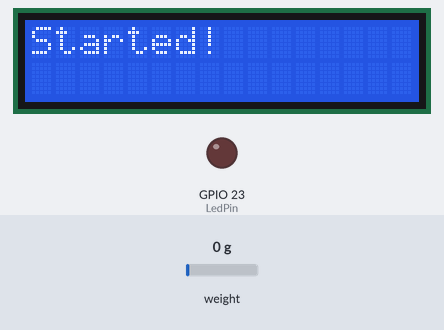
A sketch run on a simulated ESP32. On the bench: 16×2 character LCD, output pins drawn as LEDs (lit = HIGH). Inputs (shaded band) come from the test bench; at power-on: weight on the scale 0 g. WiFi joins after 1.5 s; servers stay silent unless stated; uploads are accepted with an empty reply; the local clock reads 2024-03-15 10:24:30 at power-on unless the sketch sets it; what the sketch prints to the serial monitor is not drawn.

Above: at 2.6 s.
At 4.3 s:
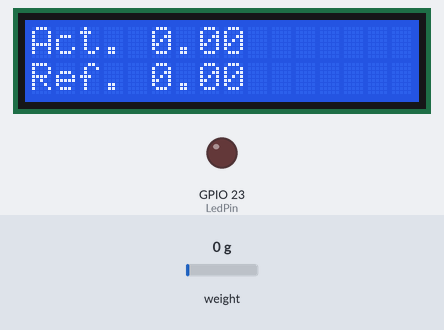
4.4 s: weight on the scale set to 100 g
At 8.1 s:
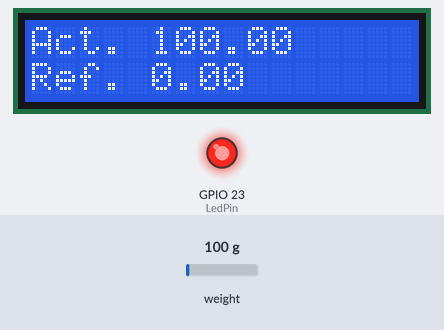
8.4 s: weight on the scale set to 1250 g
At 11.0 s:
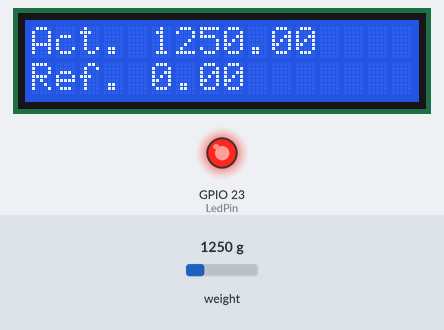
12.0 s: weight on the scale set to 2500 g
At 13.7 s:
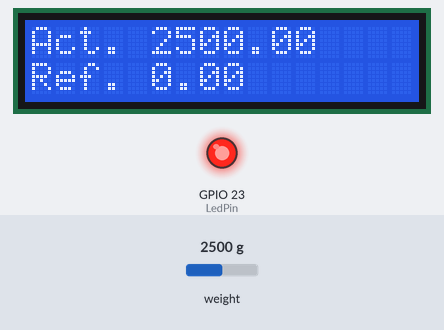
Timing chart, 0 to 15.2 s (numbered marks = the images above; inputs shaded):
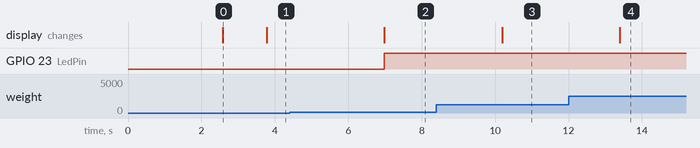

The sketch:

main.ino
```cpp
#include <esp32-hal-ledc.h>
#include "fetch.h"
#include <HX711.h>
#include <HTTPClient.h>
#include <LiquidCrystal.h>
#include <WiFi.h>
#include <Wire.h>

HX711 hx;
LiquidCrystal lcd(LcdPinRS, LcdPinE, LcdPinD4, LcdPinD5, LcdPinD6, LcdPinD7);

void setup() {
  Serial.begin(115200);

  Serial.println("Initializing LCD...");
  lcd.begin(LcdConf1, LcdConf2);
  lcd.print("Starting...");

  Serial.println("Connecting to WiFi...");
  WiFi.begin("Wokwi-GUEST", "", 6);
  while (WiFi.status() != WL_CONNECTED) {
    delay(250);
    Serial.println("Connecting to WiFi...");
  }
  Serial.println("WiFi connected");
  Serial.print("IP address: ");
  Serial.println(WiFi.localIP());

  Serial.println("Initializing HX711...");
  hx.begin(DataPinHX711, ScanPinHX711);
  hx.set_scale(420);
  hx.tare();

  Serial.println("Initializing LED...");
  ledcSetup(PwmChannel, PwmFrequency, PwmResolution);
  ledcAttachPin(LedPin, PwmChannel);

  Serial.println("Initializing Time...");
  configTime(UTC_OFFSET, UTC_OFFSET_DST, NTP_SERVER);
  char formattedTime[40];
  getTime(formattedTime, 40);
  Serial.println("Local time: " + String(formattedTime));

  Serial.println("End of setup.");
  lcd.clear();
  lcd.print("Started!");
}

void loop() {

  double realWeight = hx.get_units(10);
  Serial.printf("Real weight: %.2F\n", realWeight);

  double referenceWeight = fetch(realWeight);
  Serial.printf("Reference weight: %.2F\n", referenceWeight);

  int brightness = abs(referenceWeight - realWeight) * 5.1;
  Serial.printf("Brightness: %d\n", brightness);

  ledcWrite(PwmChannel, brightness); // From 0 to 255
  printToMon(realWeight, referenceWeight);

  delay(2000);
}

void printToMon(double realWeight, double referenceWeight){
  char textOnScreen0[16];
  char textOnScreen1[16];

  sprintf(textOnScreen0, "Act. %.2F", realWeight);
  sprintf(textOnScreen1, "Ref. %.2F", referenceWeight);

  lcd.clear();
  lcd.print(textOnScreen0);
  lcd.setCursor(0, 1); // row, column
  lcd.print(textOnScreen1);
}
```

constants.h
```cpp
#define NTP_SERVER     "pool.ntp.org"
#define UTC_OFFSET     3600
#define UTC_OFFSET_DST 0

const int DataPinHX711 = 32;
const int ScanPinHX711 = 33;

const int PwmChannel = 0;
const int PwmFrequency = 5000; // 5 kHz frequency
const int PwmResolution = 8; // 8-bit resolution (values from 0 to 255)

const int LcdPinRS = 19;
const int LcdPinE = 18;
const int LcdPinD4 = 5;
const int LcdPinD5 = 17;
const int LcdPinD6 = 16;
const int LcdPinD7 = 4;
const int LcdConf1 = 16;
const int LcdConf2 = 2;

const int LedPin = 23;

const String ServerURL = "http://91.211.15.6:63784/";
const String AuthBearer = "Bearer eyJhbGciOiJIUzI1NiIsInR5cCI6IkpXVCJ9.eyJpZCI6ImEzYTMyNjFkLTY0MGUtNGMxYy04MjE3LTE5MjQ1MDZjZjc2NiJ9.gcDKrAxmJAxXu9xISCyg2i0_2QoZOe-dJhVuB1bEjpg";
```

fetch.h
```cpp
#include "constants.h"
#include <HTTPClient.h>
#include <ArduinoJson.h>

void getTime(char* resultString, size_t length){
  tm timeInfo;
  getLocalTime(&timeInfo);

  strftime(resultString, length, "%Y-%m-%dT%H:%M:%SZ", &timeInfo);
}

double fetch(double weight)
{
  HTTPClient http;

  http.begin(ServerURL + "device/polling");

  // Setup headers
  http.addHeader("Content-Type", "application/json");
  http.addHeader("Authorization", AuthBearer);

  // Getting time
  char formattedTime[40];
  getTime(formattedTime, 40);

  // Create JSON payload
  DynamicJsonDocument jsonDocument(1024);
  jsonDocument["weight"] = weight;
  jsonDocument["time"] = String(formattedTime);

  String jsonPayload;
  serializeJson(jsonDocument, jsonPayload);

  // Make the POST request
  int httpResponseCode = http.POST(jsonPayload);
  double result;

  Serial.printf("HTTP Response code: %d\n", httpResponseCode);
  if (httpResponseCode < 200 || httpResponseCode >= 300) {
    Serial.printf("HTTP Request failed, error: %s\n", http.getString().c_str());

    return 0;
  }

  // Parse JSON response
  DynamicJsonDocument jsonDocumentResponse(1024);
  deserializeJson(jsonDocumentResponse, http.getString());

  // Extract weight
  result = jsonDocumentResponse["body"]["weight"].as<double>();

  // Close connection
  http.end();

  return result;
}
```

Measured:
- after the input at 4.4 s, GPIO 23 (LedPin): LOW → HIGH after 2.6 s; the display: changes after 2.6 s (image 2)
- after the input at 8.4 s, the display: changes after 1.8 s (image 3)
- after the input at 12.0 s, the display: changes after 1.4 s (image 4)
- what the display in image 0 shows lasts 1.2 s, from 2.6 s to 3.8 s
